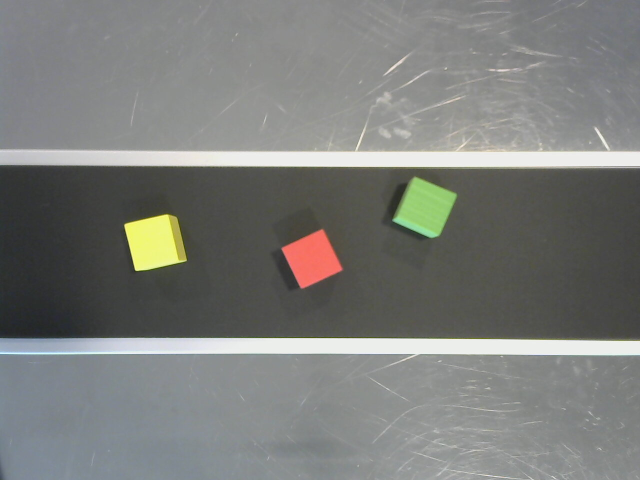
#> input picture Dataset/Testing/cubes.jpg.23im33f2.ingestion-6797d84bf-dn6tb.jpg.41237u4o.ingestion-64f85c558f-6hht2.jpg, 1280 x 960 px, found by its file name (shown at 1/2 size); its folder holds only this picture in this run
$ jupyter execute OPenCV_Basics_MEXE4102_Cabarrubia_Cardenas_8.ipynb   (shell and % lines are left out)
#> lines starting #> are read from the running program, lines starting #| are printed output that depends on the picture; after the words box and inside, x2 and y2 are one past the last pixel; in counts of white or black regions, pixels touching at a corner belong together
# **Isolating Objects by Color**
*   Apply the HSV thresholding code to extract and display objects of specific colors from an image.

[cell 1]
import cv2
import os
import numpy as np
import matplotlib.pyplot as plt

# Clone the dataset repository

# Define the dataset folder
dataset_folder = "/content/OPenCV_Basics_MEXE4102_Cabarrubia_Cardenas/Dataset/Testing"

# Define refined HSV color range for detection
lower_color = np.array([21, 108, 70])  # Adjust based on testing
upper_color = np.array([45, 255, 255])  # Adjust based on testing

# Process all images in the folder
for filename in os.listdir(dataset_folder):
    file_path = os.path.join(dataset_folder, filename)

    # Check file extension to ensure it's an image
    if filename.endswith(('.jpg', '.png', '.jpeg')):

        # Load the image
        image = cv2.imread(file_path)
#> image is the input picture: shape (960, 1280, 3); mean B, G, R 122.2, 125.2, 123.8

        # Resize the image for consistency (optional)
        resized_image = cv2.resize(image, (500, 500))
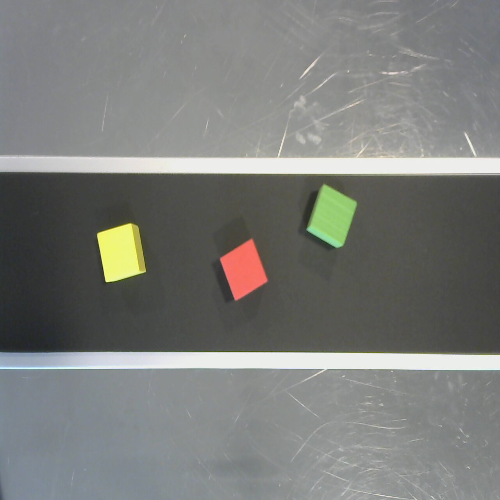
#> resized_image: shape (500, 500, 3); mean B, G, R 122.1, 125.2, 123.7

        # Preprocess: Apply Gaussian blur to reduce noise
        blurred_image = cv2.GaussianBlur(resized_image, (5, 5), 0)

        # Convert the image to HSV color space
        hsv_image = cv2.cvtColor(blurred_image, cv2.COLOR_BGR2HSV)
#> hsv_image: shape (500, 500, 3); mean H, S, V 60.9, 14.5, 127.3

        # Create a mask using the refined HSV color range
        mask = cv2.inRange(hsv_image, lower_color, upper_color)
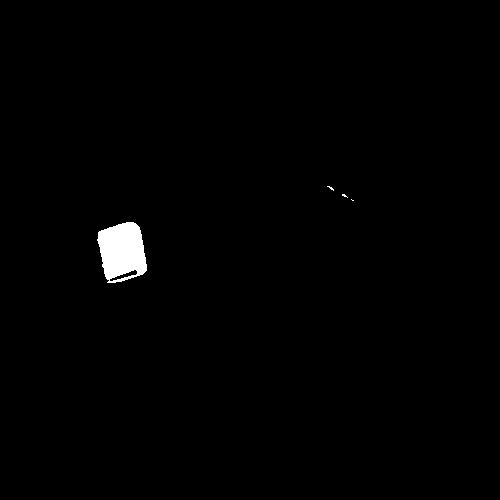
#> mask: shape (500, 500); 0.91% white; 4 white regions (3 under 20 px), largest, box (x1, y1, x2, y2) and area: (97, 222, 147, 283) 2242

        # Highlight the isolated colors by combining with the original image
        result = cv2.bitwise_and(resized_image, resized_image, mask=mask)

        # Display intermediate steps and final results
        plt.figure(figsize=(15, 10))

        # Step 1: Original Image
        plt.subplot(1, 3, 1)
        plt.imshow(cv2.cvtColor(resized_image, cv2.COLOR_BGR2RGB))
        plt.title("Original Image")
        plt.axis("off")

        # Step 2: Mask (Grayscale)
        plt.subplot(1, 3, 2)
        plt.imshow(mask, cmap="gray")
        plt.title("Mask (HSV Threshold)")
        plt.axis("off")

        # Step 3: Final Result
        plt.subplot(1, 3, 3)
        plt.imshow(cv2.cvtColor(result, cv2.COLOR_BGR2RGB))
        plt.title("Processed Image")
        plt.axis("off")

        plt.show()
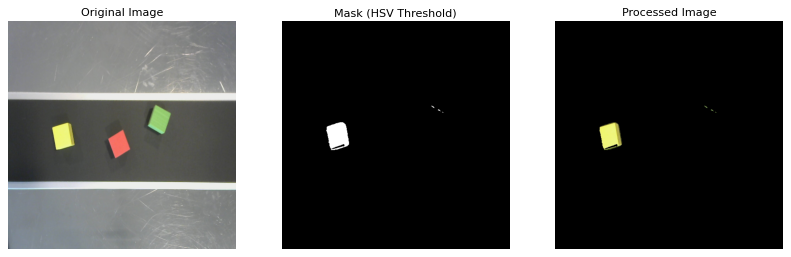
#> figure drawn by matplotlib, 3 panels

$ run again, on Dataset/Testing/cubes.jpg.23im4cuv.ingestion-6797d84bf-mkqlt.jpg.41237u4m.ingestion-64f85c558f-g9zf2.jpg
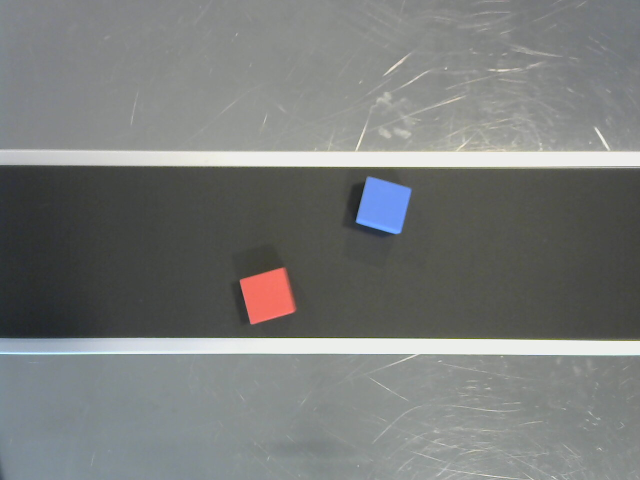
#> input picture Dataset/Testing/cubes.jpg.23im4cuv.ingestion-6797d84bf-mkqlt.jpg.41237u4m.ingestion-64f85c558f-g9zf2.jpg, 1280 x 960 px, found by its file name (shown at 1/2 size)
#> image is the input picture: shape (960, 1280, 3); mean B, G, R 122.9, 124.2, 121.9
#> `resized_image = cv2.resize(image, (500, 500))`:
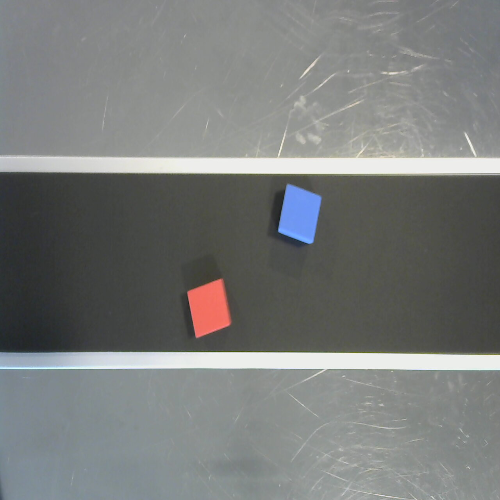
#> resized_image: shape (500, 500, 3); mean B, G, R 122.9, 124.1, 121.8
#> hsv_image: shape (500, 500, 3); mean H, S, V 63.9, 14.4, 126.6
#> mask: shape (500, 500); every value is 0
#> result: shape (500, 500, 3); every value is 0
#> `plt.show()`:
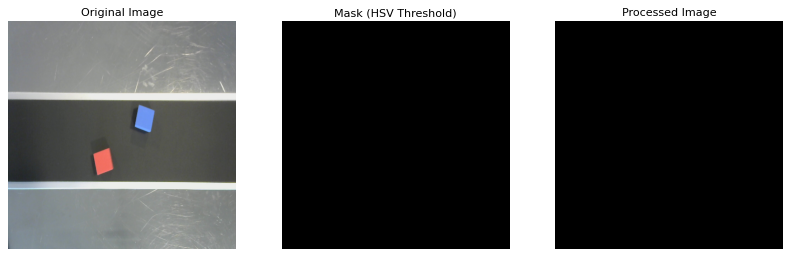
#> figure drawn by matplotlib, 3 panels
